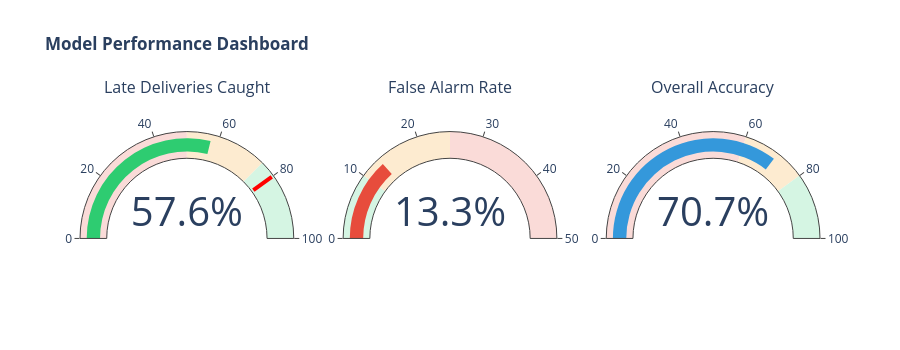

Notebook source saved alongside this figure:
### Code cell
# Visualize model results
fig = make_subplots(
    rows=1, cols=3,
    specs=[[{"type": "indicator"}, {"type": "indicator"}, {"type": "indicator"}]],
    subplot_titles=('Late Deliveries Caught', 'False Alarm Rate', 'Overall Accuracy')
)

# Recall (late caught)
fig.add_trace(
    go.Indicator(
        mode="gauge+number",
        value=recall * 100,
        number={'suffix': '%', 'font': {'size': 40}},
        gauge={
            'axis': {'range': [0, 100]},
            'bar': {'color': '#2ecc71'},
            'steps': [
                {'range': [0, 50], 'color': '#fadbd8'},
                {'range': [50, 75], 'color': '#fdebd0'},
                {'range': [75, 100], 'color': '#d5f5e3'}
            ],
            'threshold': {'line': {'color': 'red', 'width': 4}, 'value': 80}
        }
    ),
    row=1, col=1
)

# False positive rate
fpr_rate = fp / (fp + tn) * 100 if (fp + tn) > 0 else 0
fig.add_trace(
    go.Indicator(
        mode="gauge+number",
        value=fpr_rate,
        number={'suffix': '%', 'font': {'size': 40}},
        gauge={
            'axis': {'range': [0, 50]},
            'bar': {'color': '#e74c3c'},
            'steps': [
                {'range': [0, 10], 'color': '#d5f5e3'},
                {'range': [10, 25], 'color': '#fdebd0'},
                {'range': [25, 50], 'color': '#fadbd8'}
            ]
        }
    ),
    row=1, col=2
)

# Accuracy
fig.add_trace(
    go.Indicator(
        mode="gauge+number",
        value=accuracy * 100,
        number={'suffix': '%', 'font': {'size': 40}},
        gauge={
            'axis': {'range': [0, 100]},
            'bar': {'color': '#3498db'},
            'steps': [
                {'range': [0, 60], 'color': '#fadbd8'},
                {'range': [60, 80], 'color': '#fdebd0'},
                {'range': [80, 100], 'color': '#d5f5e3'}
            ]
        }
    ),
    row=1, col=3
)

fig.update_layout(
    height=350,
    title='<b>Model Performance Dashboard</b>'
)
fig.show()

### Figure 1 — Plotly figure (JSON) as saved in the notebook; plotly's stock layout.template omitted (floating-point values rounded to 4 significant figures)
{"data": [{"domain": {"x": [0, 0.2889], "y": [0, 1]}, "gauge": {"axis": {"range": [0, 100]}, "bar": {"color": "#2ecc71"}, "steps": [{"color": "#fadbd8", "range": [0, 50]}, {"color": "#fdebd0", "range": [50, 75]}, {"color": "#d5f5e3", "range": [75, 100]}], "threshold": {"line": {"color": "red", "width": 4}, "value": 80}}, "mode": "gauge+number", "number": {"font": {"size": 40}, "suffix": "%"}, "type": "indicator", "value": 57.6}, {"domain": {"x": [0.3556, 0.6444], "y": [0, 1]}, "gauge": {"axis": {"range": [0, 50]}, "bar": {"color": "#e74c3c"}, "steps": [{"color": "#d5f5e3", "range": [0, 10]}, {"color": "#fdebd0", "range": [10, 25]}, {"color": "#fadbd8", "range": [25, 50]}]}, "mode": "gauge+number", "number": {"font": {"size": 40}, "suffix": "%"}, "type": "indicator", "value": 13.31}, {"domain": {"x": [0.7111, 1], "y": [0, 1]}, "gauge": {"axis": {"range": [0, 100]}, "bar": {"color": "#3498db"}, "steps": [{"color": "#fadbd8", "range": [0, 60]}, {"color": "#fdebd0", "range": [60, 80]}, {"color": "#d5f5e3", "range": [80, 100]}]}, "mode": "gauge+number", "number": {"font": {"size": 40}, "suffix": "%"}, "type": "indicator", "value": 70.74}], "layout": {"annotations": [{"font": {"size": 16}, "showarrow": false, "text": "Late Deliveries Caught", "x": 0.1444, "xanchor": "center", "xref": "paper", "y": 1, "yanchor": "bottom", "yref": "paper"}, {"font": {"size": 16}, "showarrow": false, "text": "False Alarm Rate", "x": 0.5, "xanchor": "center", "xref": "paper", "y": 1, "yanchor": "bottom", "yref": "paper"}, {"font": {"size": 16}, "showarrow": false, "text": "Overall Accuracy", "x": 0.8556, "xanchor": "center", "xref": "paper", "y": 1, "yanchor": "bottom", "yref": "paper"}], "height": 350, "title": {"text": "<b>Model Performance Dashboard</b>"}}}
